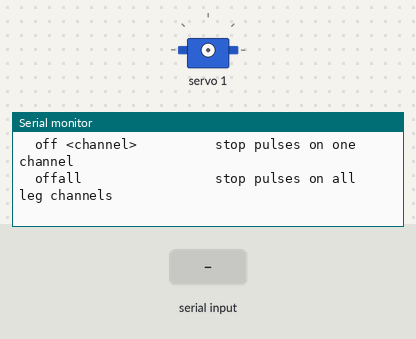
Recording of a sketch running on a simulated ESP32. Parts: servo, the last lines printed to the serial monitor. The inputs (shaded band) are chosen by the test bench.

Above: at 1.2 s.
1.3 s: "center 1\n" received over Serial
At 2.4 s:
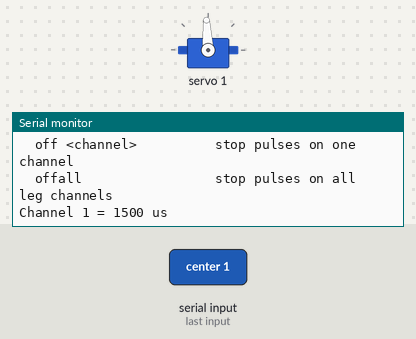
2.8 s: "help 1\n" received over Serial
At 3.5 s:
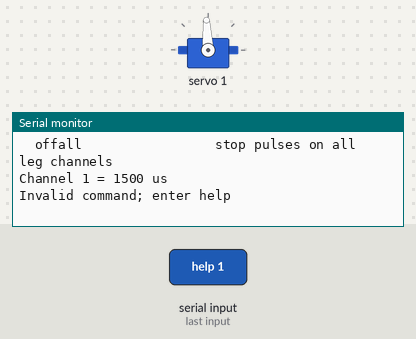
4.3 s: "help 150\n" received over Serial
At 4.6 s:
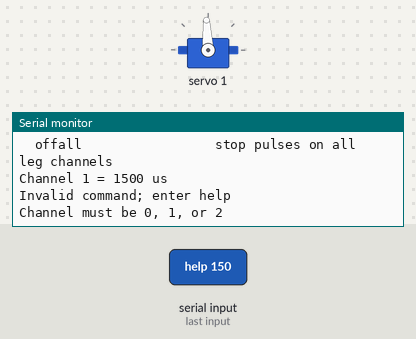
5.8 s: "off 1\n" received over Serial
At 7.0 s:
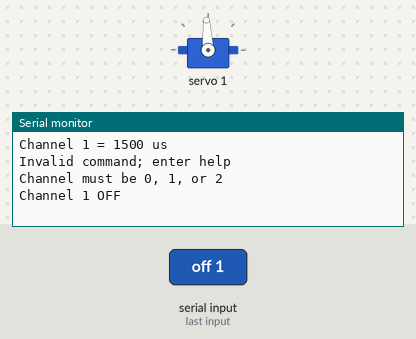
7.3 s: "offall\n" received over Serial
At 8.2 s:
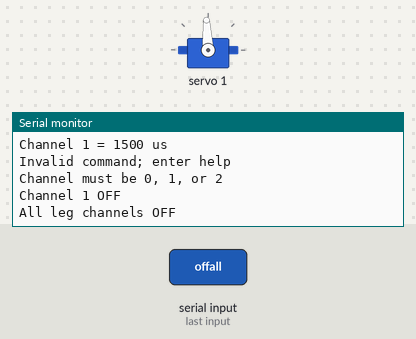

Measured:
- after the input at 1.3 s, the serial monitor: prints a new line at once (image 1)
- after the input at 2.8 s, the serial monitor: prints a new line at once (image 2)
- after the input at 4.3 s, the serial monitor: prints a new line at once (image 3)
- after the input at 5.8 s, the serial monitor: prints a new line at once (image 4)
- after the input at 7.3 s, the serial monitor: prints a new line at once (image 5)

The sketch:

one_left_leg_streaming.ino
```cpp
/*
  SpotMicro LEFT-leg ROS serial-bridge firmware.

  PCA9685 address 0x40:
    channel 0 = left shoulder/q1
    channel 1 = left upper leg/hip/q2
    channel 2 = left lower leg/knee/q3

  Protocol: set <channel> <usec>, off <channel>, offall.
  Boot behavior: all outputs OFF; joint targets come from the ROS bridge.
*/

#include <Wire.h>
#include <Adafruit_PWMServoDriver.h>

Adafruit_PWMServoDriver pwm = Adafruit_PWMServoDriver(0x40);

constexpr uint8_t SERVO_CHANNELS[] = {0, 1, 2};
constexpr uint16_t COMMISSIONING_MIN_US = 500;
constexpr uint16_t CENTER_US = 1500;
constexpr uint16_t COMMISSIONING_MAX_US = 2500;

bool isLegChannel(int channel) {
  for (uint8_t legChannel : SERVO_CHANNELS) {
    if (channel == legChannel) return true;
  }
  return false;
}

void disableChannel(uint8_t channel) {
  pwm.setPWM(channel, 0, 0);
}

void disableAll() {
  for (uint8_t channel : SERVO_CHANNELS) disableChannel(channel);
}

void printHelp() {
  Serial.println("LEFT LEG: ch0 shoulder/q1, ch1 upper/hip/q2, ch2 lower/knee/q3");
  Serial.println("Commands:");
  Serial.println("  center <channel>       command 1500 us on channel 0, 1, or 2");
  Serial.println("  set <channel> <usec>   command 500..2500 us (commissioning)");
  Serial.println("  off <channel>          stop pulses on one channel");
  Serial.println("  offall                 stop pulses on all leg channels");
}

void setup() {
  Serial.begin(115200);
  Wire.begin(21, 22);
  pwm.begin();
  pwm.setPWMFreq(50);
  delay(10);
  disableAll();
  Serial.println("SpotMicro LEFT-leg streaming bridge ready; outputs are OFF.");
  printHelp();
}

void loop() {
  if (!Serial.available()) return;

  String command = Serial.readStringUntil('\n');
  command.trim();
  if (command == "help") {
    printHelp();
    return;
  }
  if (command == "offall") {
    disableAll();
    Serial.println("All leg channels OFF");
    return;
  }

  int firstSpace = command.indexOf(' ');
  if (firstSpace < 0) {
    Serial.println("Invalid command; enter help");
    return;
  }
  String verb = command.substring(0, firstSpace);
  String arguments = command.substring(firstSpace + 1);
  int secondSpace = arguments.indexOf(' ');
  int channel = (secondSpace < 0 ? arguments : arguments.substring(0, secondSpace)).toInt();
  if (!isLegChannel(channel)) {
    Serial.println("Channel must be 0, 1, or 2");
    return;
  }

  if (verb == "off") {
    disableChannel(static_cast<uint8_t>(channel));
    Serial.printf("Channel %d OFF\n", channel);
    return;
  }
  if (verb == "center") {
    pwm.writeMicroseconds(static_cast<uint8_t>(channel), CENTER_US);
    Serial.printf("Channel %d = %u us\n", channel, CENTER_US);
    return;
  }
  if (verb == "set" && secondSpace >= 0) {
    int pulseUs = arguments.substring(secondSpace + 1).toInt();
    if (pulseUs < COMMISSIONING_MIN_US || pulseUs > COMMISSIONING_MAX_US) {
      Serial.printf("Rejected: pulse must be %u..%u us\n", COMMISSIONING_MIN_US, COMMISSIONING_MAX_US);
      return;
    }
    pwm.writeMicroseconds(static_cast<uint8_t>(channel), static_cast<uint16_t>(pulseUs));
    Serial.printf("Channel %d = %d us\n", channel, pulseUs);
    return;
  }

  Serial.println("Invalid command; enter help");
}
```
